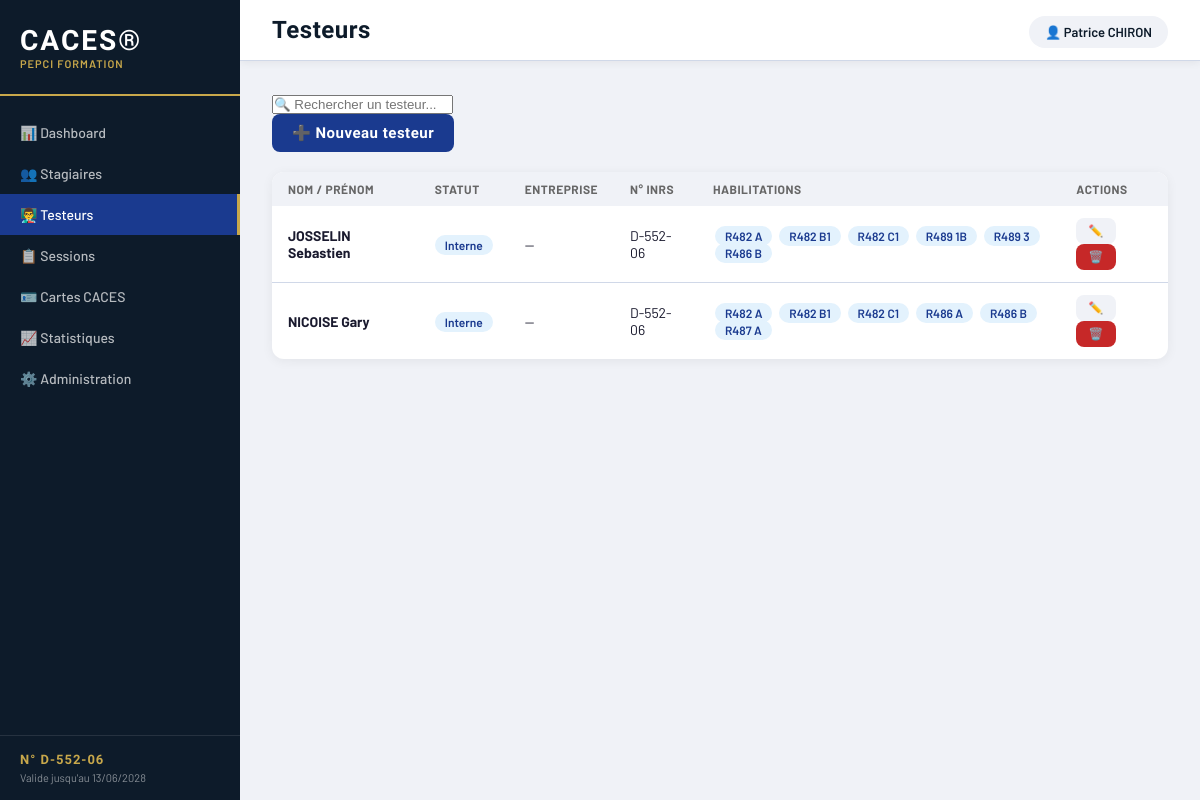
The app's page /testeurs with its own data.
### app/models/testeur.py (models this page shows)
class Testeur(Base):
    __tablename__ = "testeurs"
    id = Column(Integer, primary_key=True, index=True)
    nom = Column(String(100), nullable=False)
    prenom = Column(String(100), nullable=False)
    email = Column(String(200), nullable=True)
    telephone = Column(String(20), nullable=True)
    photo = Column(String(500), nullable=True)
    statut = Column(String(20), default="interne")  # interne / independant / entreprise
    entreprise = Column(String(200), nullable=True)  # si entreprise ou indépendant
    numero_inrs = Column(String(50), nullable=True)
    date_habilitation = Column(Date, nullable=True)
    date_expiration_habilitation = Column(Date, nullable=True)
    visite_medicale = Column(Date, nullable=True)
    formation_continue = Column(Date, nullable=True)
    note = Column(Text, nullable=True)
    date_creation = Column(DateTime, default=datetime.utcnow)
    actif = Column(Boolean, default=True)

### app/models/habilitation_testeur.py (models this page shows)
class HabilitationTesteur(Base):
    __tablename__ = "habilitations_testeurs"
    id = Column(Integer, primary_key=True, index=True)
    testeur_id = Column(Integer, ForeignKey("testeurs.id"), nullable=False)
    testeur = relationship("Testeur")
    famille = Column(String(10), nullable=False)   # R482, R489...
    categorie = Column(String(10), nullable=False)  # A, B1, C1...
    option_pe = Column(Boolean, default=False)
    option_tel = Column(Boolean, default=False)
    date_integration = Column(Date, nullable=False)
    date_expiration = Column(Date, nullable=True)
    actif = Column(Boolean, default=True)

### app/main.py (the view)
@app.get("/testeurs")
def page_testeurs(request: Request):
    db = SessionLocal()
    liste = db.query(Testeur).filter(Testeur.actif == True).all()
    for t in liste:
        t.habilitations = db.query(HabilitationTesteur).filter(
            HabilitationTesteur.testeur_id == t.id,
            HabilitationTesteur.actif == True
        ).all()
    db.close()
    return templates.TemplateResponse(
        request=request,
        name="testeurs.html",
        context={
            "page": "testeurs",
            "testeurs": liste
        }
    )

### templates/testeurs.html (shortened to what this page needs)
{% extends "base.html" %}
{% block title %}Testeurs{% endblock %}
{% block content %}
<div class="toolbar">
    <div class="toolbar-left">
        <input type="text" id="search" placeholder="🔍 Rechercher un testeur..." class="search-input" onkeyup="filtrer()">
    </div>
    <div class="toolbar-right">
        <button class="btn btn-primary" onclick="ouvrirFormulaire()">➕ Nouveau testeur</button>
    </div>
</div>
<div class="card" style="margin-top: 20px;">
    <table class="table" id="tableau">
        <thead>
            <tr>
                <th>Nom / Prénom</th>
                <th>Statut</th>
                <th>Entreprise</th>
                <th>N° INRS</th>
                <th>Habilitations</th>
                <th>Actions</th>
            </tr>
        </thead>
        <tbody id="tbody">
            {% for t in testeurs %}
            <tr>
                <td><strong>{{ t.nom }} {{ t.prenom }}</strong></td>
                <td>
                    {% if t.statut == 'interne' %}
                        <span class="badge blue">Interne</span>
                    {% elif t.statut == 'independant' %}
                        <span class="badge orange">Indépendant</span>
                    {% else %}
                        <span class="badge green">Entreprise</span>
                    {% endif %}
                </td>
                <td>{{ t.entreprise or '—' }}</td>
                <td>{{ t.numero_inrs or '—' }}</td>
                <td>
                    {% for h in t.habilitations %}
                        <span class="badge blue" style="margin:2px;">{{ h.famille }} {{ h.categorie }}</span>
                    {% endfor %}
                </td>
                <td>
                    <button class="btn btn-secondary" style="padding:6px 12px; font-size:12px;"
                        onclick="editer({{ t.id }}, '{{ t.nom }}', '{{ t.prenom }}', '{{ t.statut }}', '{{ t.entreprise or '' }}', '{{ t.numero_inrs or '' }}', '{{ t.email or '' }}', '{{ t.telephone or '' }}')">✏️</button>
                    <button class="btn btn-danger" style="padding:6px 12px; font-size:12px;"
                        onclick="archiver({{ t.id }}, '{{ t.nom }} {{ t.prenom }}')">🗑️</button>
                </td>
            </tr>
            {% endfor %}
        </tbody>
    </table>
</div>
{% endblock %}

### templates/base.html (shortened to what this page needs)
<!DOCTYPE html>
<html lang="fr">
<head>
    <link rel="stylesheet" href="/static/style.css">
</head>
<body>
    <div class="sidebar">
        <div class="sidebar-logo">
            <div class="logo-text">CACES®</div>
            <div class="logo-sub">PEPCI Formation</div>
        </div>
        <nav class="sidebar-nav">
            <a href="/" class="nav-item {% if page == 'dashboard' %}active{% endif %}">
                📊 Dashboard
            </a>
            <a href="/stagiaires" class="nav-item {% if page == 'stagiaires' %}active{% endif %}">
                👥 Stagiaires
            </a>
            <a href="/testeurs" class="nav-item {% if page == 'testeurs' %}active{% endif %}">
                👨‍🏫 Testeurs
            </a>
            <a href="/sessions" class="nav-item {% if page == 'sessions' %}active{% endif %}">
                📋 Sessions
            </a>
            <a href="/cartes" class="nav-item {% if page == 'cartes' %}active{% endif %}">
                🪪 Cartes CACES
            </a>
            <a href="/statistiques" class="nav-item {% if page == 'statistiques' %}active{% endif %}">
                📈 Statistiques
            </a>
            <a href="/admin" class="nav-item {% if page == 'admin' %}active{% endif %}">
                ⚙️ Administration
            </a>
        </nav>
        <div class="sidebar-footer">
            <div class="cert-badge">N° D-552-06</div>
            <div class="cert-date">Valide jusqu'au 13/06/2028</div>
        </div>
    </div>
    <div class="main">
        <div class="topbar">
            <h1 class="page-title">{% block title %}{% endblock %}</h1>
            <div class="topbar-right">
                <span class="user-badge">👤 Patrice CHIRON</span>
            </div>
        </div>
        <div class="content">
            {% block content %}{% endblock %}
        </div>
    </div>
</body>
</html>

### static/style.css (style rules this page uses)
:root { --blue: #1a3a8f; --blue-light: #2350c8; --dark: #0d1b2a; --gold: #c8a84b; --green: #2e7d32; --orange: #e65100; --red: #c62828; --gray: #f0f2f7; --border: #d0d8e8; --text: #1a1a2e; --sidebar-width: 240px; }
* { box-sizing: border-box; margin: 0; padding: 0; }
body { font-family: 'Barlow', sans-serif; background: var(--gray); color: var(--text); display: flex; min-height: 100vh; }
.sidebar { width: var(--sidebar-width); background: var(--dark); display: flex; flex-direction: column; position: fixed; height: 100vh; z-index: 100; }
.sidebar-logo { padding: 24px 20px; border-bottom: 2px solid var(--gold); }
.logo-text { font-family: 'Barlow Condensed', sans-serif; font-size: 28px; font-weight: 800; color: white; letter-spacing: 2px; }
.logo-sub { font-size: 11px; color: var(--gold); font-weight: 600; letter-spacing: 1px; text-transform: uppercase; }
.sidebar-nav { flex: 1; padding: 16px 0; }
.nav-item { display: flex; align-items: center; gap: 12px; padding: 12px 20px; color: rgba(255,255,255,0.7); text-decoration: none; font-size: 14px; font-weight: 500; transition: all 0.2s; }
.nav-item.active { background: var(--blue); color: white; border-right: 3px solid var(--gold); }
.sidebar-footer { padding: 16px 20px; border-top: 1px solid rgba(255,255,255,0.1); }
.cert-badge { font-family: 'Barlow Condensed', sans-serif; font-size: 13px; font-weight: 700; color: var(--gold); letter-spacing: 1px; }
.cert-date { font-size: 11px; color: rgba(255,255,255,0.5); margin-top: 4px; }
.main { margin-left: var(--sidebar-width); flex: 1; display: flex; flex-direction: column; }
.topbar { background: white; padding: 16px 32px; display: flex; justify-content: space-between; align-items: center; border-bottom: 1px solid var(--border); box-shadow: 0 2px 8px rgba(0,0,0,0.06); }
.page-title { font-family: 'Barlow Condensed', sans-serif; font-size: 24px; font-weight: 700; color: var(--dark); letter-spacing: 0.5px; }
.user-badge { background: var(--gray); padding: 8px 16px; border-radius: 20px; font-size: 13px; font-weight: 600; color: var(--dark); }
.content { padding: 32px; flex: 1; }
.card { background: white; border-radius: 12px; box-shadow: 0 2px 12px rgba(0,0,0,0.06); overflow: hidden; }
.table { width: 100%; border-collapse: collapse; font-size: 14px; }
.table th { background: var(--gray); padding: 10px 16px; text-align: left; font-size: 12px; font-weight: 700; text-transform: uppercase; letter-spacing: 0.5px; color: #666; }
.table td { padding: 12px 16px; border-bottom: 1px solid var(--border); }
.table tr:last-child td { border-bottom: none; }
.badge { padding: 3px 10px; border-radius: 12px; font-size: 12px; font-weight: 600; }
.badge.blue { background: #e3f2fd; color: var(--blue); }
.btn { padding: 10px 20px; border: none; border-radius: 8px; font-family: 'Barlow Condensed', sans-serif; font-size: 15px; font-weight: 700; letter-spacing: 0.5px; cursor: pointer; text-decoration: none; display: inline-flex; align-items: center; gap: 8px; transition: all 0.2s; }
.btn-primary { background: var(--blue); color: white; }
.btn-danger { background: var(--red); color: white; }
.btn-secondary { background: var(--gray); color: var(--dark); }

### records on screen
Testeur: nom "JOSSELIN", prenom "Sebastien", statut "Interne", entreprise "—", numero_inrs "D-552-06"
HabilitationTesteur: famille "R482", categorie "A"
HabilitationTesteur: famille "R482", categorie "B1"
HabilitationTesteur: famille "R482", categorie "C1"
HabilitationTesteur: famille "R489", categorie "1B"
HabilitationTesteur: famille "R489", categorie "3"
HabilitationTesteur: famille "R486", categorie "B"
Testeur: nom "NICOISE", prenom "Gary", statut "Interne", entreprise "—", numero_inrs "D-552-06"
HabilitationTesteur: famille "R482", categorie "A"
HabilitationTesteur: famille "R482", categorie "B1"
HabilitationTesteur: famille "R482", categorie "C1"
HabilitationTesteur: famille "R486", categorie "A"
HabilitationTesteur: famille "R486", categorie "B"
HabilitationTesteur: famille "R487", categorie "A"
